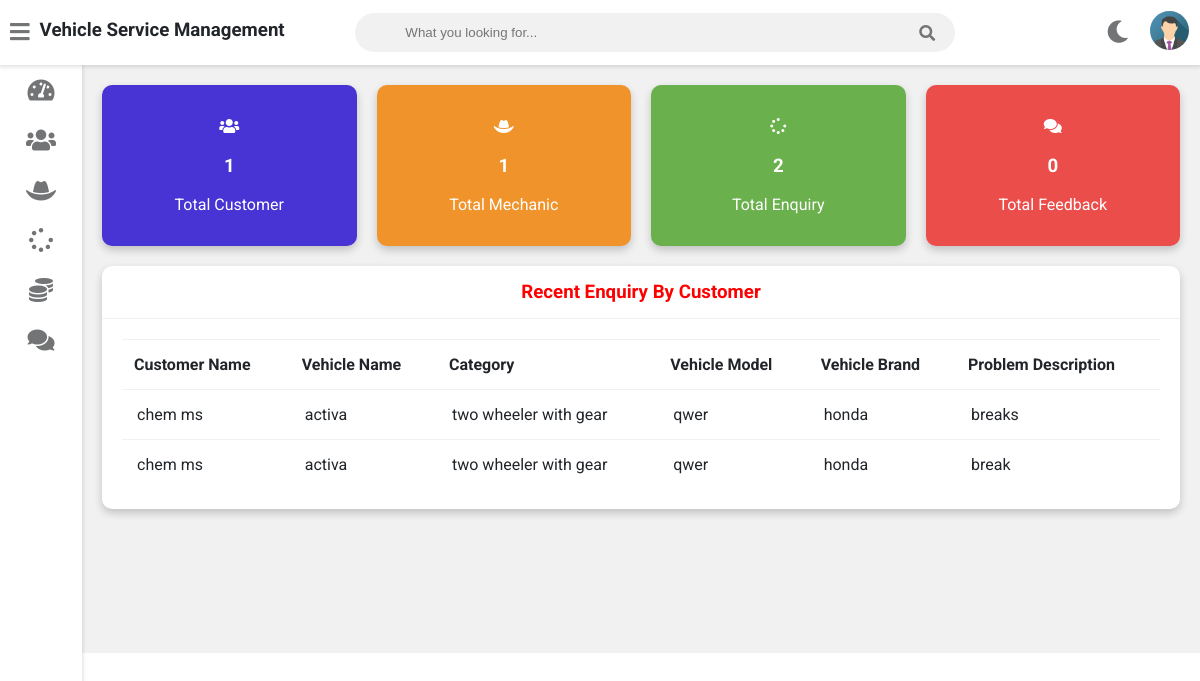
The app's page /admin-dashboard (signed in) with its own data.
### vehicle/models.py (models this page shows, shortened)
class Customer(models.Model):
    user=models.OneToOneField(User,on_delete=models.CASCADE)
    profile_pic= models.ImageField(upload_to='profile_pic/CustomerProfilePic/',null=True,blank=True)
    address = models.CharField(max_length=40)
    mobile = models.CharField(max_length=20,null=False)
    @property
    def get_name(self):
        return self.user.first_name+" "+self.user.last_name

class Request(models.Model):
    cat=(('two wheeler with gear','two wheeler with gear'),('three wheeler','three wheeler'),('four wheeler','four wheeler'))
    category=models.CharField(max_length=50,choices=cat)
    vehicle_no=models.PositiveIntegerField(null=False)
    vehicle_name = models.CharField(max_length=40,null=False)
    vehicle_model = models.CharField(max_length=40,null=False)
    vehicle_brand = models.CharField(max_length=40,null=False)
    problem_description = models.CharField(max_length=500,null=False)
    date=models.DateField(auto_now=True)
    cost=models.PositiveIntegerField(null=True)
    customer=models.ForeignKey('Customer', on_delete=models.CASCADE,null=True)
    mechanic=models.ForeignKey('Mechanic',on_delete=models.CASCADE,null=True)
    stat=(('Pending','Pending'),('Approved','Approved'),('Repairing','Repairing'),('Repairing Done','Repairing Done'),('Released','Released'))
    status=models.CharField(max_length=50,choices=stat,default='Pending',null=True)

### vehicle/views.py (the view)
# urls.py: path('admin-dashboard', views.admin_dashboard_view,name='admin-dashboard'),
@login_required(login_url='adminlogin')
def admin_dashboard_view(request):
    enquiry=models.Request.objects.all().order_by('-id')
    customers=[]
    for enq in enquiry:
        customer=models.Customer.objects.get(id=enq.customer_id)
        customers.append(customer)
    dict={
    'total_customer':models.Customer.objects.all().count(),
    'total_mechanic':models.Mechanic.objects.all().count(),
    'total_request':models.Request.objects.all().count(),
    'total_feedback':models.Feedback.objects.all().count(),
    'data':zip(customers,enquiry),
    }
    return render(request,'vehicle/admin_dashboard.html',context=dict)

### templates/vehicle/admin_dashboard.html
{% extends 'vehicle/adminbase.html' %}
{% load static %}
{% block content %}
	<div class="wrapper">
		<div class="row">
			<div class="col-3 col-m-6 col-sm-6">
				<div class="counter bg-primary">
					<p>
						<i class="fas fa-users"></i>
					</p>
					<h3>{{total_customer}}</h3>
					<p>Total Customer</p>
				</div>
			</div>
			<div class="col-3 col-m-6 col-sm-6">
				<div class="counter bg-warning">
					<p>
						<i class="fas fa-hat-cowboy"></i>
					</p>
					<h3>{{total_mechanic}}</h3>
					<p>Total Mechanic</p>
				</div>
			</div>
			<div class="col-3 col-m-6 col-sm-6">
				<div class="counter bg-success">
					<p>
						<i class="fas fa-spinner"></i>
					</p>
					<h3>{{total_request}}</h3>
					<p>Total Enquiry</p>
				</div>
			</div>
			<div class="col-3 col-m-6 col-sm-6">
				<div class="counter bg-danger">
					<p>
						<i class="fas fa-comments"></i>
					</p>
					<h3>{{total_feedback}}</h3>
					<p>Total Feedback</p>
				</div>
			</div>
		</div>
		<div class="row">
			<div class="col-12 col-m-12 col-sm-12">
				<div class="card">
					<div class="card-header">
						<h3 style="color:red; text-align:center" >Recent Enquiry By Customer
						</h3>
					</div>
					<div class="card-content">
						<table>
							<thead>
								<tr>
									<th>Customer Name</th>
									<th>Vehicle Name</th>
									<th>Category</th>
									<th>Vehicle Model</th>
									<th>Vehicle Brand</th>
									<th>Problem Description</th>
								</tr>
							</thead>
							<tbody>
								{% for c,r in data %}
								<tr>
									<td> {{c.get_name}}</td>
									<td> {{r.vehicle_name}}</td>
									<td>{{r.category}}</td>
									<td>{{r.vehicle_model}}</td>
									<td>{{r.vehicle_brand}}</td>
									<td>{{r.problem_description}}</td>
								</tr>
								{% endfor %}
							</tbody>
						</table>
					</div>
				</div>
			</div>
		</div>
  <br><br><br><br><br><br>
	</div>
{% endblock content %}

### records on screen
Customer: get_name "chem ms", vehicle_name "activa", category "two wheeler with gear", vehicle_model "qwer", vehicle_brand "honda", problem_description "breaks", problem_description "break"

### other values on screen
{{ total_customer }} "1"
{{ total_mechanic }} "1"
{{ total_request }} "2"
{{ total_feedback }} "0"
